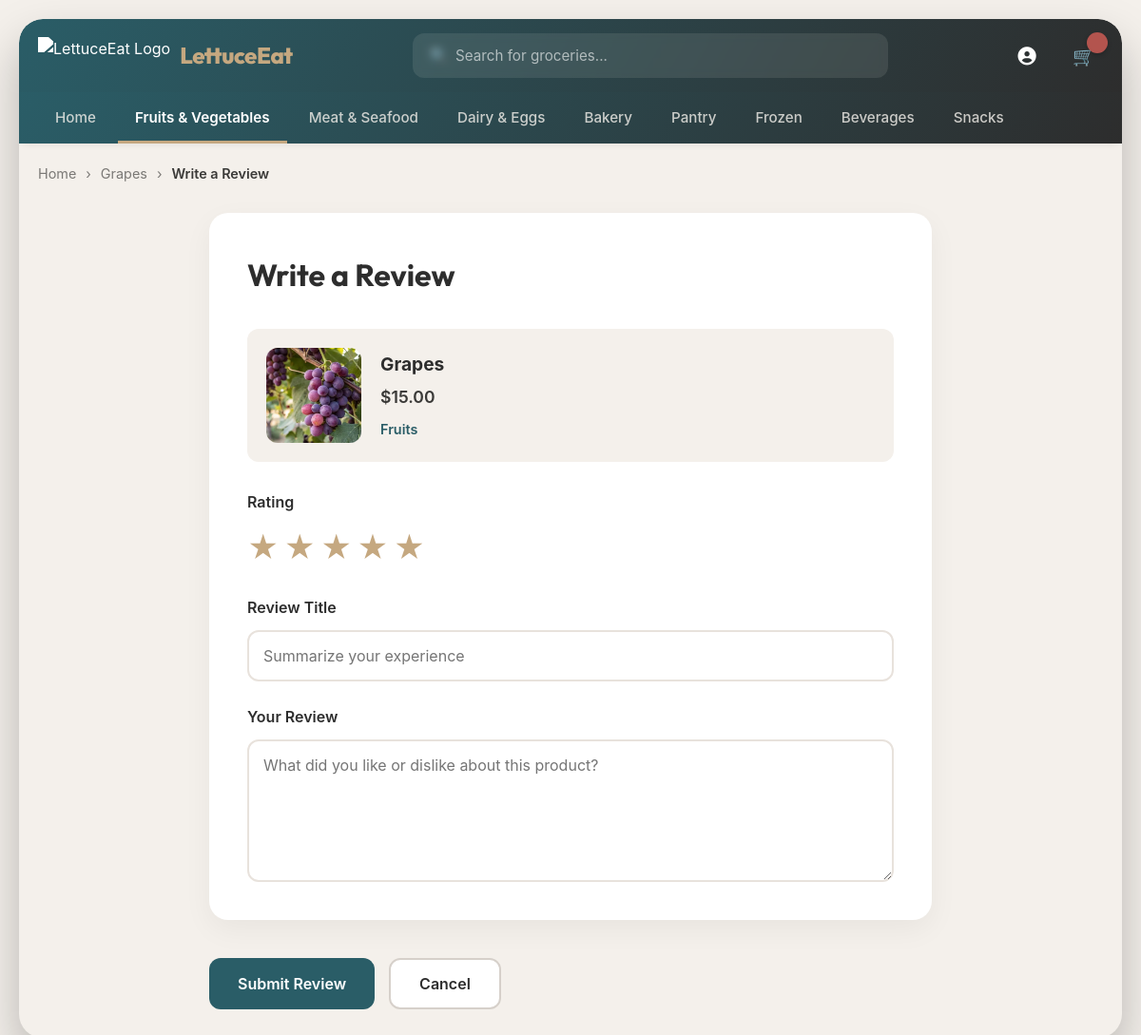
Page /home/product/1/review/ (signed in) on the committed database.
### ProductsApp/models.py (models this page shows, shortened)
class Product(models.Model):
    product_id = models.AutoField(primary_key=True)
    product_name = models.CharField(max_length=30)
    product_price = models.DecimalField(max_digits=10, decimal_places=4)
    product_category = models.CharField(max_length=20, null=False)
    product_quantity = models.IntegerField()
    product_description = models.TextField()
    stock_threshold = models.IntegerField(null=True)
    featured_product = models.BooleanField(null=True)
    store_id = models.ForeignKey(Store, on_delete=models.CASCADE, related_name='products', null=False)
    created_at = models.DateTimeField(auto_now_add=True, null=True)
    updated_at = models.DateTimeField(auto_now=True, null=True)

class ProductImage(models.Model):
    product_id = models.ForeignKey(Product, on_delete=models.CASCADE, related_name="images")
    image = models.ImageField(upload_to="product_images/",null=False, blank=False)

### ProductsApp/views.py (the view, shortened to what this page needs)
# urls.py: path('product/<int:product_id>/review/', views.submit_review, name='submit_review'),
@login_required
def submit_review(request, product_id):
    product = Product.objects.get(product_id=product_id)
    existing_review = Review.objects.filter(user=request.user, product=product).first()
    context = {
        'product': product,
        'existing_review': existing_review
    }
    return render(request, 'reviewpage.html', context)

### ProductsApp/templates/reviewpage.html (shortened to what this page needs)
<!DOCTYPE html>
<html lang="en">
<head>
    <link href="https://cdnjs.cloudflare.com/ajax/libs/font-awesome/6.4.0/css/all.min.css" rel="stylesheet" />
</head>
<body>
    <div class="main-container">
        <header>
            <div class="header-container"><a class="logo" href="index.html"><img alt="LettuceEat Logo"
                        src="/api/placeholder/40/40" />
                    <h1>LettuceEat</h1>
                </a>
                <div class="search-bar"><span class="search-icon">🔍</span><input placeholder="Search for groceries..."
                        type="text" /></div>
                <div class="nav-actions"><button class="nav-button"><i class="fas fa-user-circle"></i></button><a
                        href="{% url 'view_cart' %}" style="text-decoration:none;"><button
                            class="cart-button nav-button" id="cart-button">🛒<span
                                class="cart-count">{{total_quantity}}</span></button></a></div>
            </div>
        </header>
        <div class="categories">
            <div class="categories-container"><a href="{% url 'home' %}" style="text-decoration:none;">
                    <div class="category-item">Home</div>
                </a>
                <div class="category-item active">Fruits &amp; Vegetables</div>
                <div class="category-item">Meat &amp; Seafood</div>
                <div class="category-item">Dairy &amp; Eggs</div>
                <div class="category-item">Bakery</div>
                <div class="category-item">Pantry</div>
                <div class="category-item">Frozen</div>
                <div class="category-item">Beverages</div>
                <div class="category-item">Snacks</div>
            </div>
        </div>
        <div class="breadcrumb"><a href="{% url 'home' %}">Home</a><span class="breadcrumb-separator">›</span><a
                href="{% url 'show_individual_product' product_id=product.product_id %}">{{product.product_name}}</a><span
                class="breadcrumb-separator">›</span><span class="breadcrumb-current">Write a Review</span></div>
        <main>
            <div class="review-form-container">
                <h1 class="form-title">Write a Review</h1>
                <div class="product-preview">
                    <div class="product-preview-image"><img alt="{{product.product_name}}"
                            src="{{product.images.first.image.url}}" /></div>
                    <div class="product-preview-info">
                        <h3>{{product.product_name}}</h3>
                        <div class="product-preview-price">${{product.product_price|floatformat:2}}</div>
                        <div class="product-preview-category">{{product.product_category}}</div>
                    </div>
                </div>
                <form action="{% url 'submit_review' product_id=product.product_id %}" method="POST" class="review-form"
                    enctype="multipart/form-data">{% csrf_token %}<div class="form-group"><label
                            class="form-label">Rating</label>
                        <div class="star-rating" id="star-rating"><span class="star" data-value="1">★</span><span
                                class="star" data-value="2">★</span><span class="star" data-value="3">★</span><span
                                class="star" data-value="4">★</span><span class="star" data-value="5">★</span></div>
                    </div>
                    <div class="form-group"><label class="form-label" for="review-title">Review Title</label><input
                            type="text" id="review-title" name="title" class="form-input"
                            placeholder="Summarize your experience" required /></div>
                    <div class="form-group"><label class="form-label" for="review-comment">Your Review</label><textarea
                            id="review-comment" name="comment" class="form-textarea"
                            placeholder="What did you like or dislike about this product?" required></textarea></div>
                    </div>
                    <div class="form-actions"><button type="submit" class="submit-button">Submit Review</button><a
                            href="{% url 'show_individual_product' product_id=product.product_id %}"><button
                                type="button" class="cancel-button">Cancel</button></a></div>
            </div>
</body>
</html>

### rows in the picture
Product: product_name "Grapes", images.first.image (picture), product_price "15.00", product_category "Fruits"
